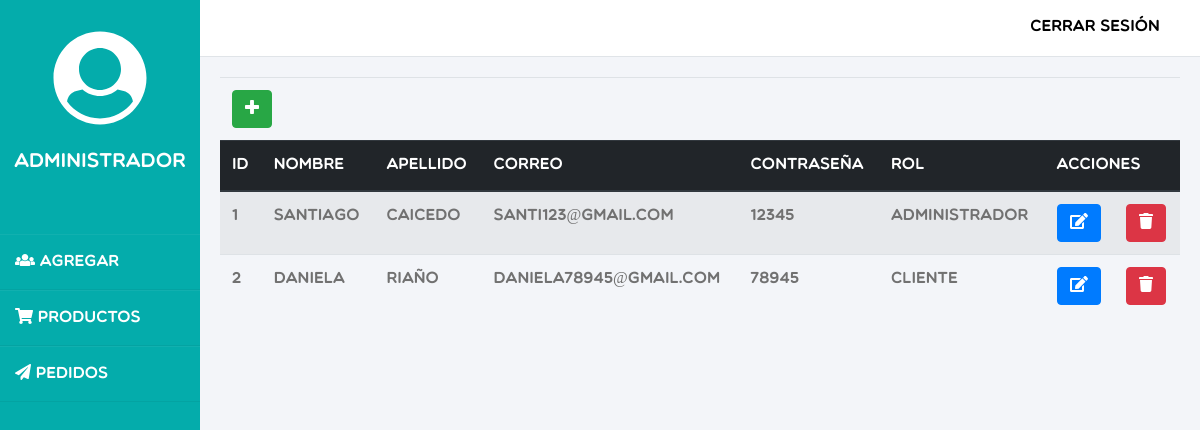
Before: /admin/admin.php with the older database file.
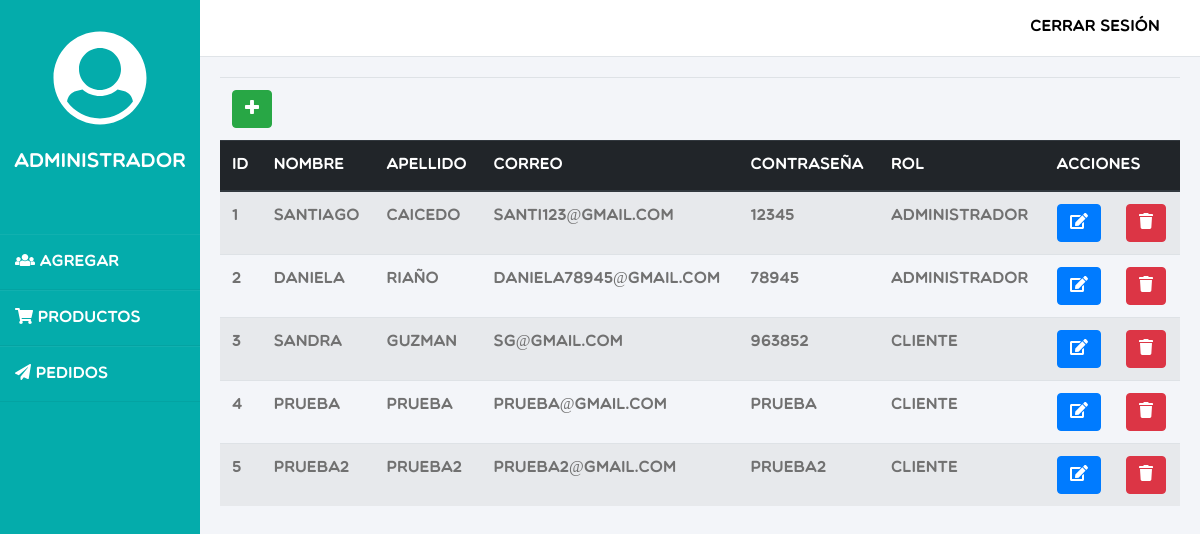
After: the same page with the newer database file.
### tables this page shows
CREATE TABLE `usuario` (
  `id_usuario` int(11) NOT NULL,
  `nombre` varchar(45) DEFAULT NULL,
  `apellido` varchar(45) DEFAULT NULL,
  `correo` varchar(45) DEFAULT NULL,
  `password` varchar(45) DEFAULT NULL,
  `rol_id_rol` int(11) NOT NULL
);

CREATE TABLE `rol` (
  `id_rol` int(11) NOT NULL,
  `nombre_rol` varchar(45) DEFAULT NULL
);

### admin/admin.php (the view, shortened to what this page needs)
<?php
    include_once("../conexion.php");
    $sentencia = $pdo->prepare("SELECT * FROM usuario u inner join rol r on u.rol_id_rol=r.id_rol");
    $sentencia->execute();
    $personas = $sentencia->fetchAll(PDO::FETCH_OBJ);
?>
<!DOCTYPE html>
<html lang="en">
<head>
    <link rel="stylesheet" href="../css/bootstrap.css">
    <link rel="stylesheet" href="../css/user.css">
</head>
<body>
    <div class="wrapper">
        <div class="sidebar">
            <section><i class="fas fa-user-circle fa-6x"></i>
                <br></br>
                <h5>Administrador</h5>
            </section>
            <ul>
                <li><a href="admin.php"><i class="fas fa-users"></i> Agregar</a></li>
                <li><a href="productos/producto.php"><i class="fas fa-shopping-cart"></i> Productos</a></li>
                <li><a href="#"><i class="fas fa-paper-plane"></i> Pedidos</a></li>
            </ul>
        </div>
        <div class="main_content">
            <div class="header">
                <ul>
                    <li class="nav">
                        <a class="exit" href="../logout.php">
                            Cerrar Sesión
                        </a>
                    </li>
                </ul>
            </div>
            <div class="info">
                <table class="table table-striped">
                    <thead class="thead-dark">
                        <tr>
                            <td colspan="9"><button type="button" class="btn btn-success" data-toggle="modal"
                                    data-target="#exampleModal"><i class="fas fa-plus"></i></button></td>
                        </tr>
                        <tr>
                            <th>ID</th>
                            <th>Nombre</th>
                            <th>Apellido</th>
                            <th>Correo</th>
                            <th>Contraseña</th>
                            <th>Rol</th>
                            <th colspan="2">Acciones</th>
                        </tr>
                    </thead>
                    <tbody>
                        <?php foreach($personas as $persona){ ?>
                        <tr>
                            <td><?php echo $persona->id_usuario ?></td>
                            <td><?php echo $persona->nombre ?></td>
                            <td><?php echo $persona->apellido ?></td>
                            <td><?php echo $persona->correo ?></td>
                            <td><?php echo $persona->password ?></td>
                            <td><?php echo $persona->nombre_rol ?></td>
                            <td><a href="<?php echo "usuarios/editar.php?id_usuario=" . $persona->id_usuario?>"><button
                                        class="btn btn-primary"><i class="fas fa-edit"></i></button></a></td>
                            <td><a href="<?php echo "usuarios/eliminar.php?id_usuario=" . $persona->id_usuario?>"><button class="btn btn-danger"><i class="fas fa-trash"></i></button></a>
                            </td>
                        </tr>
                        <?php } ?>
                    </tbody>
                </table>
            </div>
        </div>
</body>
</html>

### css/user.css (style rules this page uses)
* { margin: 0; padding: 0; box-sizing: border-box; list-style: none; text-decoration: none; font-family: Multicolore; }
body { background-color: #f3f5f9; }
.wrapper { display: flex; position: relative; }
.wrapper .sidebar { width: 200px; height: 100%; background: #04acab; padding: 30px 0px; position: fixed; }
.wrapper .sidebar section { text-align: center; color: white; margin-bottom: 60px; }
.wrapper .sidebar ul li { padding: 15px; padding-left: 15px; border-bottom: 1px solid #bdb8d7; border-bottom: 1px solid rgba(0,0,0,0.05); border-top: 1px solid rgba(255,255,255,0.05); }
.wrapper .sidebar ul li a { color: white; display: block; }
.wrapper .main_content { width: 100%; margin-left: 200px; }
.wrapper .main_content .header { padding: 20px; background: #fff; color: #717171; border-bottom: 1px solid #e0e4e8; }
.main_content .header .nav .exit { cursor: pointer; width: 180PX; position: absolute; right: 15px; top: 15px; text-align: center; color: black; }
.wrapper .main_content .info { margin: 20px; color: #717171; line-height: 25px; }

Changed rows visible on the page:
changed usuario "daniela": rol.nombre_rol "Cliente" → "Administrador"
added usuario: id_usuario "3", nombre "sandra", apellido "guzman", correo "sg@gmail.com", password "963852", rol.nombre_rol "Cliente"
added usuario: id_usuario "4", nombre "prueba", apellido "prueba", correo "prueba@gmail.com", password "prueba", rol.nombre_rol "Cliente"
added usuario: id_usuario "5", nombre "prueba2", apellido "prueba2", correo "prueba2@gmail.com", password "prueba2", rol.nombre_rol "Cliente"
